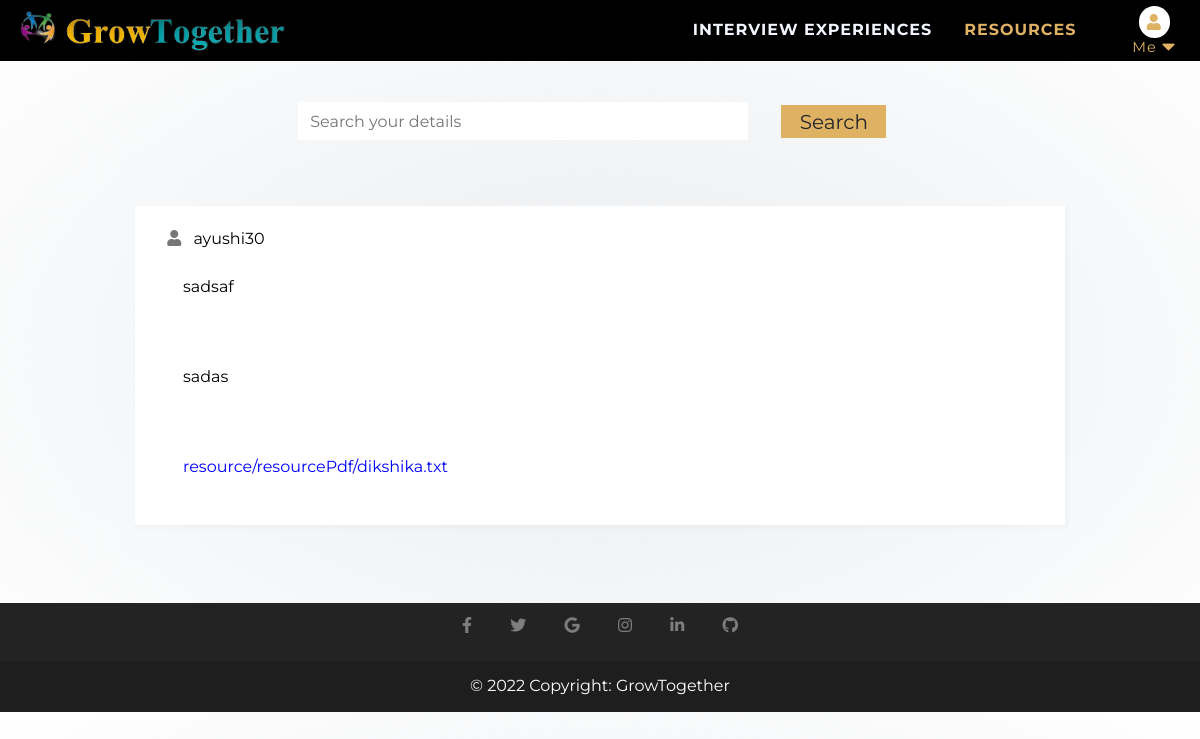
/resources/Dbms (signed in), run on the app's committed database.
### Interview/models.py (models this page shows, shortened)
class ResourceDatabase(models.Model):
    resourceID = models.BigAutoField(primary_key=True)
    date = models.DateField()
    sname = models.CharField(max_length=30)
    Userid = models.ForeignKey(User, default=None, on_delete=models.CASCADE)
    topic = models.TextField()
    resourceDesc = models.TextField(null = True, blank = True)
    file= models.FileField(upload_to='resource/resourcePdf')

### Interview/views.py (the view)
# urls.py: path('resources/<str:sname>', views.resources, name='resources'),
@login_required(login_url='login')
def resources(request, sname ):
   current = request.user
   userid = current.id
   vlogs = ResourceDatabase.objects.filter(sname=sname)
   dik=User.objects.get(id=userid)
   context = {'vlogs':vlogs, 'dik':dik}
   return render(request, 'resources.html', context)

### Templates/resources.html (shortened to what this page needs)
{% load static %}
<!DOCTYPE html>
<html lang="en">
<head>
    <link href="https://cdnjs.cloudflare.com/ajax/libs/font-awesome/5.10.0/css/all.min.css" rel="stylesheet">
    <link href="lib/flaticon/font/flaticon.css" rel="stylesheet">
    <link href="lib/owlcarousel/assets/owl.carousel.min.css" rel="stylesheet">
    <link href="lib/lightbox/css/lightbox.min.css" rel="stylesheet">
    <link href="{% static 'style2.css' %}" rel="stylesheet">
</head>
<body>
    <div class="container-fluid fixed-top nav-bar p-0">
        <div class="container position-relative" style="z-index: 9;    width: 100%;
        max-width: 100%;
        padding: 0 !important;">
            <nav class="navbar navbar-expand-lg bg-secondary navbar-dark py-3 py-lg-0 pl-3 pl-lg-5">
                <a href="/index" class="navbar-brand">
					         <img class="max-h-l2 w-auto" src="{% static 'images/logo1.png' %}" />
                </a>
                <div style="padding-right:0 !important" class="collapse navbar-collapse justify-content-between px-3" id="navbarCollapse">
                    <div class="navbar-nav ml-auto py-0">
                        <div style="line-height: 3em;font-weight: bold;margin-left:0.5em;margin-right:0.5em;" class="nav-item dropdown">
                            <a href="#" class="nav-item nav-link dropdown-toggle" data-toggle="dropdown">INTERVIEW EXPERIENCES</a>
                        </div>
                        <div style="line-height: 3em;font-weight: bold;margin-left:0.5em;margin-right:0.5em;" class="nav-item dropdown">
                            <a href="#" class="nav-item nav-link dropdown-toggle" data-toggle="dropdown" style="color:#DFB163;">RESOURCES</a>
                        </div>
                        <div style="margin-left:2em;" class="nav-item dropdown">
                            <a href="#" class="nav-link dropdown-toggle active" data-toggle="dropdown">
                                <div style="text-align: center;">
                                    <i class="fa fa-user" aria-hidden="true"></i>
                                </div>
                                <div style="display:inline-flex;"><p style="margin-bottom:0;font-size: 0.9em;">Me</p>&nbsp;<i style="font-size: 1.3em;    line-height: 0.8;" class="fa fa-caret-down"></i></div>
                            </a>
                        </div>
                    </div>
                </div>
            </nav>
        </div>
    </div>
    <div class="container py-5">
	    <div class="row pt-5" style="margin-top: 70px;margin-bottom: 40px;">
	        <div class="col-lg-9 col-md-6 mb-5" style="max-width:50%;margin-left: 17%;">
                <form action="">
                    <div class="form-group">
                        <input type="text" class="form-control border-0" placeholder="Search your details" required="required" />
                    </div>
                </form>
            </div>
		   <div class="col-lg-3 col-md-6 mb-5">
                <form action="">
                    <div>
                        <button class="btn btn-lg btn-primary btn-block border-0" type="submit">Search</button>
                    </div>
                </form>
            </div>
		</div>
        {% for vlog in vlogs %}
        <div class="row pt-5">
		    <div class="col-lg-12 mt-5 mt-lg-0">
                <div style="" class="d-flex flex-column text-center bg-secondary mb-5 py-5 px-4">
                    <div class="" style="max-width:50%;margin-left: -19%;">
                        <i class="fa fa-user" aria-hidden="true"></i>
                        <a style="text-decoration: none;color:black;" href="profiletest/{{vlog.Userid}}"> {{vlog.Userid}} </a>
                    </div>
                    <div style="text-align: justify;padding: 1.5em;padding-bottom: 3em;color:black;">
                        {{vlog.topic|safe}}
                    </div>
                    <div style="text-align: justify;padding: 1.5em;padding-bottom: 3em;color:black;">
                        {{vlog.resourceDesc|safe}}
                    </div>
                    <div style="text-align: justify;padding: 1.5em;padding-bottom: 3em;color:black;">
                        <a  style="color:blue;" href="{{vlog.file.url}}" target="_blank">{{vlog.file}}</a>
                    </div>
                </div>
            </div>
        </div>
        {% endfor %}
        <footer class="bg-dark text-center text-white position-sticky" style="opacity: 0.95;margin-top:70px;">
            <div class="container p-4 pb-0" style="padding:0rem !important">
              <section class="mb-4" style="margin-bottom: 12.4px !important;margin-top: 24px;">
                <a class="btn btn-outline-light btn-floating m-1" href="#!" role="button"
                  ><i class="fab fa-facebook-f"></i
                ></a>
                <a class="btn btn-outline-light btn-floating m-1" href="#!" role="button"
                  ><i class="fab fa-twitter"></i
                ></a>
                <a class="btn btn-outline-light btn-floating m-1" href="#!" role="button"
                  ><i class="fab fa-google"></i
                ></a>
                <a class="btn btn-outline-light btn-floating m-1" href="#!" role="button"
                  ><i class="fab fa-instagram"></i
                ></a>
                <a class="btn btn-outline-light btn-floating m-1" href="#!" role="button"
                  ><i class="fab fa-linkedin-in"></i
                ></a>
                <a class="btn btn-outline-light btn-floating m-1" href="#!" role="button"
                  ><i class="fab fa-github"></i
                ></a>
              </section>
            </div>
            <div class="text-center p-3" style="background-color: rgba(0, 0, 0, 0.2);">
              © 2022 Copyright:
              <a class="text-white" href="https://mdbootstrap.com/">GrowTogether</a>
            </div>
          </footer>
</body>
</html>

### data on the page
ResourceDatabase: Userid "ayushi30", topic "sadsaf", resourceDesc "sadas", file "resource/resourcePdf/dikshika.txt"
